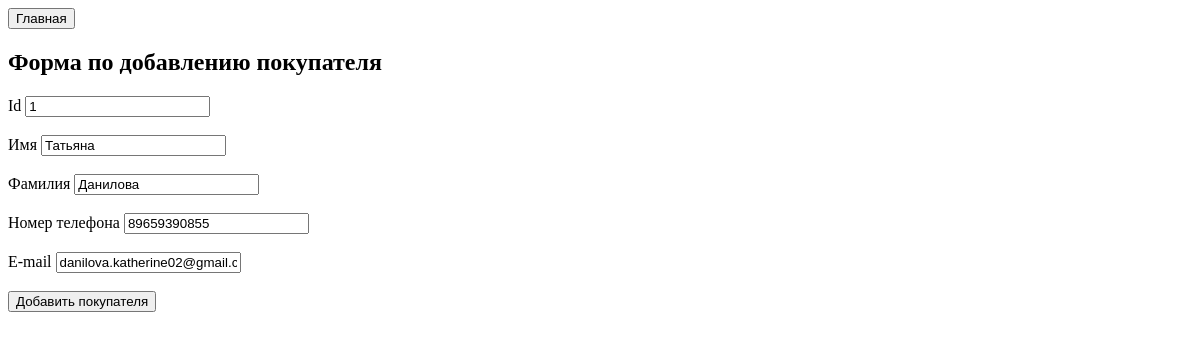
Page /customers/1/update on the earlier database version.
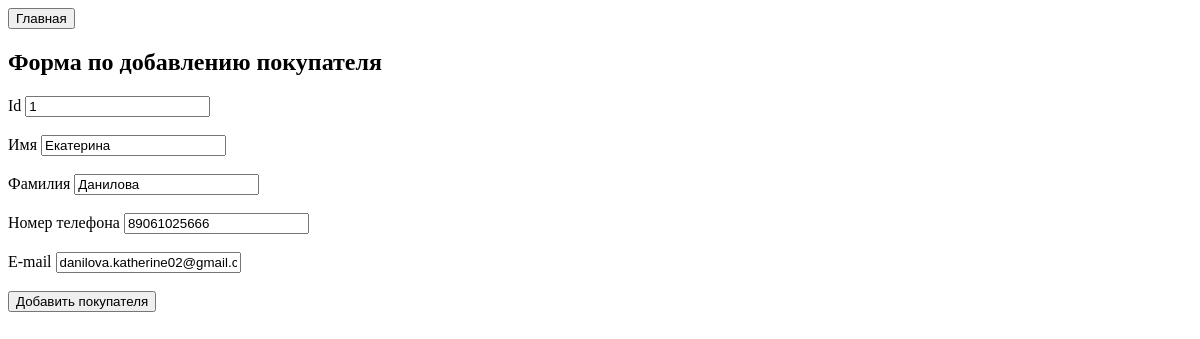
Same page on the later database version.
### customers/models.py (models this page shows, shortened)
class Customers(models.Model):
    customer_id = models.IntegerField(unique=True)
    name = models.CharField('Имя', max_length=50, blank=True)
    last_name = models.CharField('Фамилия', max_length=50, blank=True)
    number = models.IntegerField('Номер телефона', blank=True, unique=True)
    email = models.EmailField('E-mail', max_length=50, blank=True, unique=True)

### customers/views.py (the view)
# urls.py: path('<int:pk>/update', CustomersUpdateView.as_view(), name='update'),
class CustomersUpdateView(UpdateView):
    model = Customers
    template_name = "customers/create.html"
    form_class = CustomersForm

### customers/forms.py
class CustomersForm(ModelForm):
    class Meta:
        model = Customers
        fields = ['customer_id', 'name', 'last_name', 'number', 'email']
    widgets = {
        'name':TextInput(attrs={
            'class':'form_input',
            'placeholder':"Имя",
        }),
        'last_name':TextInput(attrs={
            'class':'form_input',
            'placeholder':"Фамилия",
        }),
        'number':NumberInput(attrs={
            'class':'form_input',
            'placeholder':"Номер телефона",
        }),
        'e-mail':EmailInput(attrs={
            'class':'form_input',
            'placeholder':"E-mail",
        })
    }

### customers/templates/customers/create.html (shortened to what this page needs)
<!DOCTYPE html>
<html lang="en">
<head>
</head>
<body>
    <a href="{% url "main:index" %}"><button>Главная</button></a><br>
    <h2>
        Форма по добавлению покупателя
    </h2>
    <form method="post" action="">
        Id {{form.customer_id}}<br><br>
        Имя {{form.name}}<br><br>
        Фамилия {{form.last_name}}<br><br>
        Номер телефона {{form.number}}<br><br>
        E-mail {{form.email}}<br><br>
        <button type="submit">Добавить покупателя</button>
    </form>
</body>
</html>

Differences in the rows shown:
changed Customers "Данилова": name "Татьяна" → "Екатерина"; number "89659390855" → "89061025666"
